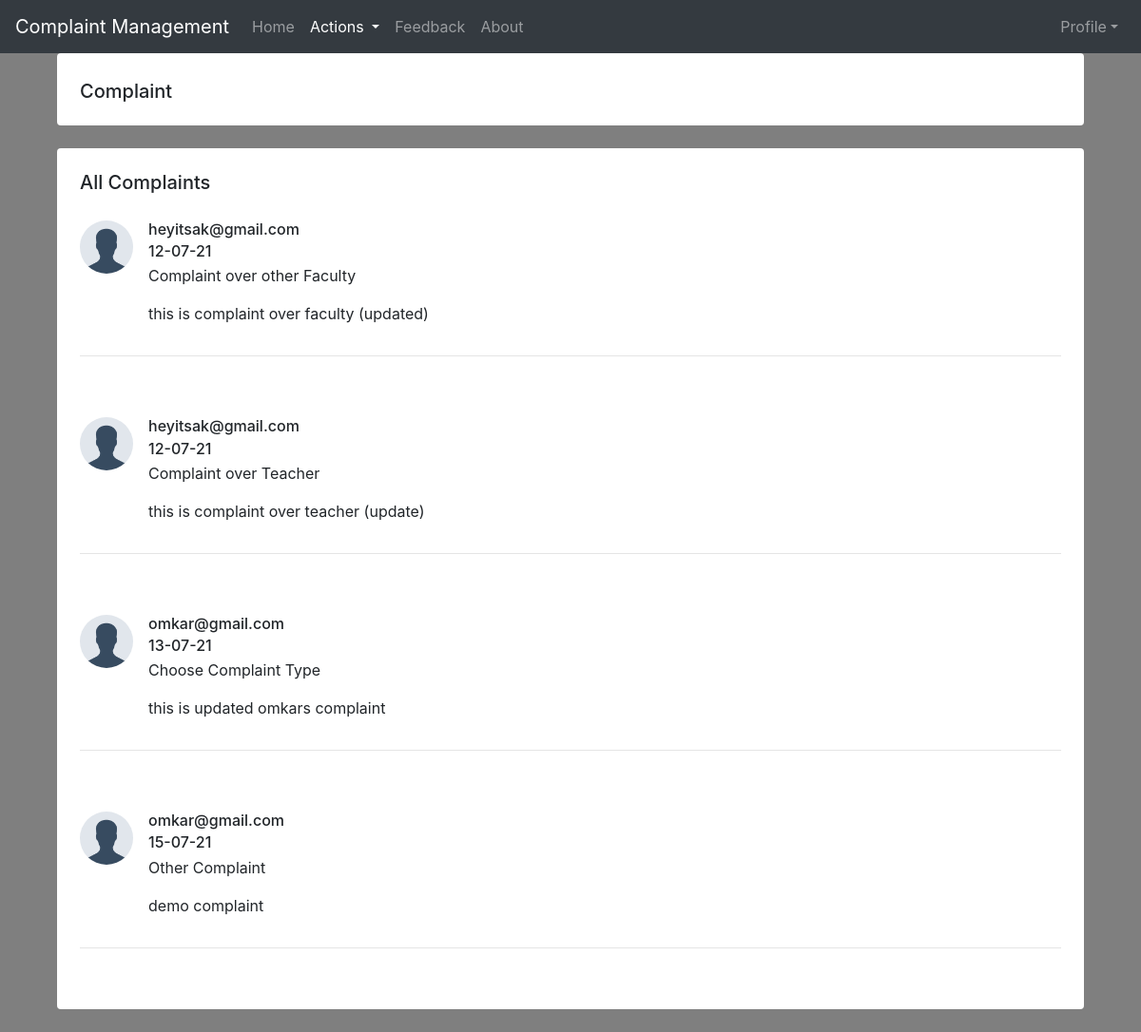
The app's page /student/viewcomplaint.php, older data.
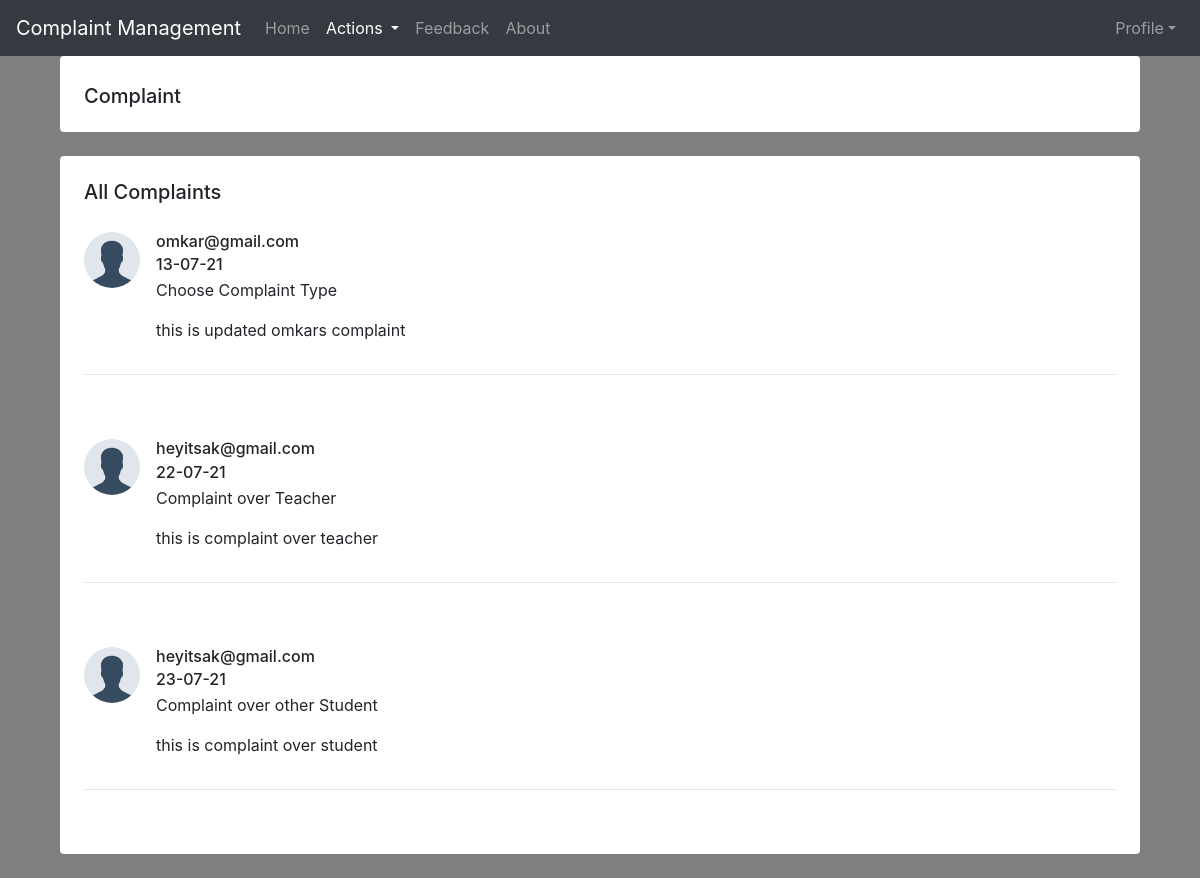
The same page, newer data.
### tables this page shows
CREATE TABLE `student_compliant` (
  `que_no` int(11) NOT NULL,
  `email` varchar(255) NOT NULL,
  `complain_type` varchar(255) NOT NULL,
  `complain` varchar(255) NOT NULL,
  `s_date` varchar(50) NOT NULL
);

### student/viewcomplaint.php (the view, shortened to what this page needs)
<!DOCTYPE html>
<html lang="en">
<head>
<?php
include 'header.php';
?>
</head>
<body>
<nav class="navbar navbar-expand-lg navbar-dark bg-dark">
  <a class="navbar-brand" href="#">Complaint Management</a>
  <div class="collapse navbar-collapse" id="navbarNav">
    <ul class="navbar-nav">
      <li class="nav-item">
        <a class="nav-link" href="index.php">Home</a>
      </li>
      <li class="nav-item dropdown active">
        <a class="nav-link dropdown-toggle" href="#" id="navbarDropdown" role="button" data-toggle="dropdown" aria-haspopup="true" aria-expanded="false">
          Actions
        </a>
      <li class="nav-item">
        <a class="nav-link" href="feedback.php">Feedback</a>
      </li>
      <li class="nav-item">
        <a class="nav-link" href="about.php">About</a>
      </li>
    </ul>
    <ul class="navbar-nav ml-auto">
      <li class="nav-item dropdown">
          <a class="nav-link dropdown-toggle" id="profileDropdown" data-toggle="dropdown"
          aria-haspopup="true" aria-expanded="false" href="#">Profile</a>
      </li>
    </ul>
  </div>
</nav>
<div class="container">
<div class="col-md-12">
    <div class="offer-dedicated-body-left">
        <div class="tab-content" id="pills-tabContent">
            <div class="tab-pane fade active show" id="pills-reviews" role="tabpanel" aria-labelledby="pills-reviews-tab">
                <div id="ratings-and-reviews" class="bg-white rounded shadow-sm p-4 mb-4 clearfix">
                    <h5 class="mb-0 pt-1">Complaint</h5>
                </div>
                <div class="bg-white rounded shadow-sm p-4 mb-4 restaurant-detailed-ratings-and-reviews">
                    <h5 class="mb-1">All Complaints</h5>
<?php
  include('connection.php');
  $rs = mysqli_query($cn,"select * from student_compliant");
  while($a=mysqli_fetch_array($rs))
  {
    $e = $a["email"];
    $t = $a["complain_type"];
    $c = $a["complain"];
    $d = $a["s_date"];
  ?>
<div class="reviews-members pt-4 pb-4">
    <div class="media">
        <a href="#"><img alt="Generic placeholder image" src="img/profile_img.png" class="mr-3 rounded-pill"></a>
        <div class="media-body">
            <div class="reviews-members-header">
                <h6 class="mb-1"><?php echo $e; ?></h6>
                <h6 class="mb-1"><?php echo $d; ?></h6>
                <p class="text-gray"><?php echo $t; ?></p>
            </div>
            <div class="reviews-members-body">
                <p><?php echo $c; ?></p>
            </div>
        </div>
    </div>
    <hr>
    </div>
      <?php
      }
      ?>
    </div>
    </div>
    </div>
    </div>
</div>
</div>
</body>
</html>

### student/header.php (shortened to what this page needs)
<!DOCTYPE html>
<html lang="en">
<head>
  <link rel="stylesheet" href="bootstrap/css/bootstrap.min.css">
</head>
<body>
</body>
</html>

### student/viewcomplaint.php (style rules this page uses)
body { background-image:linear-gradient(rgba(0,0,0,0.5),rgba(0,0,0,0.5)), url(img/2.jpg); background-size: cover; }
.reviews-members .media .mr-3 { width: 56px; height: 56px; object-fit: cover; }
.rounded-pill { border-radius: 50rem!important; }

Row changes from the older to the newer data that the page shows:
removed student_compliant: email "heyitsak@gmail.com", s_date "12-07-21", complain_type "Complaint over other Faculty", complain "this is complaint over faculty (updated)"
removed student_compliant: email "heyitsak@gmail.com", s_date "12-07-21", complain_type "Complaint over Teacher", complain "this is complaint over teacher (update)"
removed student_compliant: email "omkar@gmail.com", s_date "15-07-21", complain_type "Other Complaint", complain "demo complaint"
added student_compliant: email "heyitsak@gmail.com", s_date "22-07-21", complain_type "Complaint over Teacher", complain "this is complaint over teacher"
added student_compliant: email "heyitsak@gmail.com", s_date "23-07-21", complain_type "Complaint over other Student", complain "this is complaint over student"
